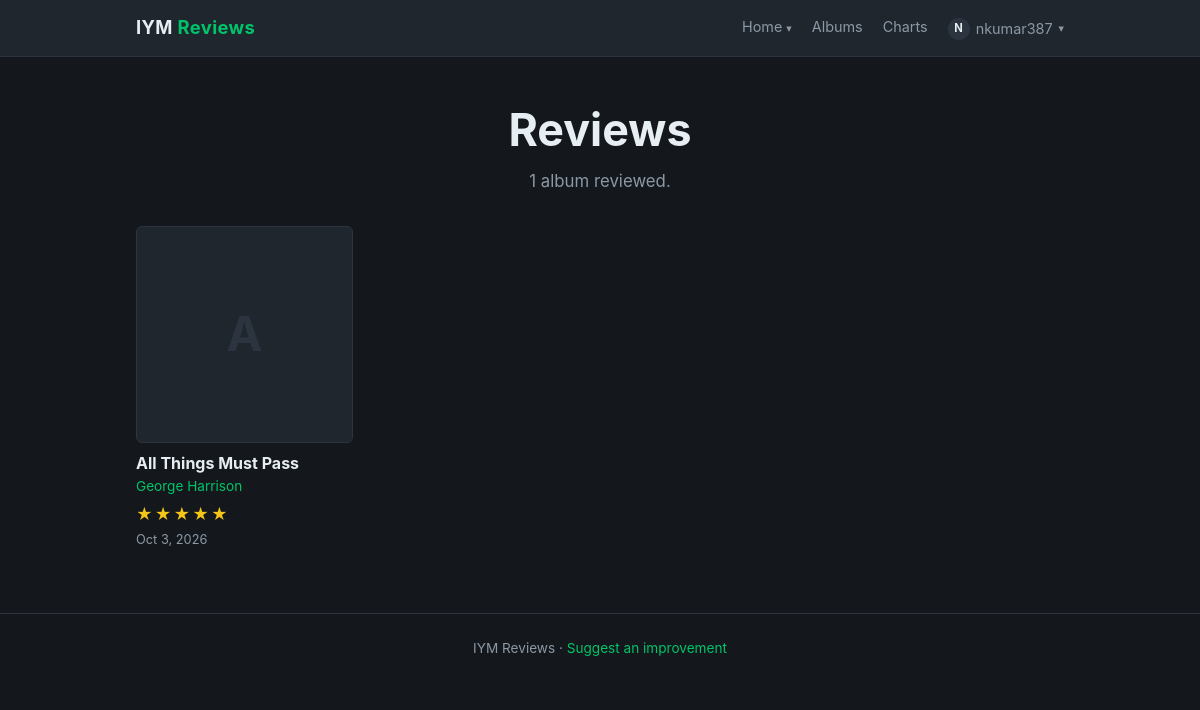
The app's page /profile/reviews/ (signed in) with its own data.
### albums/models.py (models this page shows, shortened)
class Review(models.Model):
    id = models.AutoField(primary_key=True)
    comment = models.CharField(max_length=255)
    date = models.DateTimeField(auto_now_add=True)
    album = models.ForeignKey(Album, on_delete=models.CASCADE)
    user = models.ForeignKey(User, on_delete=models.CASCADE)
    rating = models.DecimalField(max_digits=2, decimal_places=1, null = True, blank = True)  # 0 to 5 in half steps
    class Meta:
        constraints = [models.UniqueConstraint(fields=['album', 'user'], name='one_review_per_user_per_album')]

class Album(models.Model):
    id = models.AutoField(primary_key=True)
    name = models.CharField(max_length=255)
    artist = models.ForeignKey(Artist, on_delete=models.CASCADE)
    year = models.IntegerField(null=True, blank=True)
    description = models.TextField(blank=True)
    image = models.ImageField(upload_to='album_image/', blank=True)
    cover_url = models.URLField(blank=True, default='')
    mbid = models.CharField(max_length=36, unique=True, null=True, blank=True)

class Artist(models.Model):
    id = models.AutoField(primary_key=True)
    name = models.CharField(max_length=255)
    mbid = models.CharField(max_length=36, unique=True, null=True, blank=True)
    def __str__(self):
        return self.name

### profiles/views.py (the view)
# urls.py: path('reviews/', views.reviews, name = 'profiles.reviews'),
@login_required
def reviews(request):
    template_data = {}
    template_data['title'] = 'Reviews'
    template_data['reviews'] = (Review.objects.filter(user=request.user)
        .select_related('album', 'album__artist').order_by('-date'))
    return render(request, 'profiles/reviews.html', {'template_data': template_data})

### albums/templatetags/ratings.py (called while the page is built)
@register.filter
def star_states(rating):
    if rating is None:
        return []
    states = []
    for star in range(1, 6):
        if rating >= star:
            states.append('on')
        elif rating >= star - 0.5:
            states.append('half')
        else:
            states.append('off')
    return states

@register.filter
def rating_text(rating):
    return ('%.1f' % rating).rstrip('0').rstrip('.')

### profiles/templates/profiles/reviews.html
{% extends 'base.html' %}
{% block content %}
  <section class="hero hero-compact">
    <h1>Reviews</h1>
    <p>{{ template_data.reviews|length }} album{{ template_data.reviews|length|pluralize }} reviewed.</p>
  </section>
  <section>
    {% if template_data.reviews %}
      <div class="album-grid">
        {% for review in template_data.reviews %}
          {% with album=review.album %}
            <article class="album-card">
              <a href="{% url 'albums.show' id=album.id %}">
                {% include 'albums/cover.html' %}
                <h3>{{ album.name }}</h3>
              </a>
              <p class="album-meta"><a href="{% url 'albums.artist' id=album.artist.id %}">{{ album.artist }}</a></p>
              {% if review.rating is not None %}
                {% include 'albums/stars.html' with rating=review.rating label='You rated it ' %}
              {% else %}
                <p class="diary-unrated">Not rated</p>
              {% endif %}
              <p class="diary-date">{{ review.date|date:"M j, Y" }}</p>
            </article>
          {% endwith %}
        {% endfor %}
      </div>
    {% else %}
      <div class="empty">You haven't reviewed any albums yet. <a href="{% url 'albums.index' %}">Find one</a> to get started.</div>
    {% endif %}
  </section>
{% endblock %}

### albumrating/templates/base.html (shortened to what this page needs)
<!DOCTYPE html>
<html lang="en">
<head>
</head>
<body>
  <header class="navbar">
    <div class="container">
      <a class="brand" href="{% url 'home.index' %}">IYM <span>Reviews</span></a>
      <nav class="nav-links">
        <div class="dropdown">
          <a href="{% url 'home.index' %}">Home</a>
        </div>
        <a href="{% url 'albums.index' %}">Albums</a>
        <a href="{% url 'charts.index' %}">Charts</a>
        {% if user.is_authenticated %}
          <div class="dropdown">
            <a class="nav-user" href="{% url 'profiles.reviews' %}">{% include 'profiles/avatar.html' with person=user %}{{ user.username }}</a>
          </div>
        {% else %}
          <a href="{% url 'accounts.login' %}">Log in</a>
          <a href="{% url 'accounts.signup' %}">Sign up</a>
        {% endif %}
      </nav>
    </div>
  </header>
  <main class="container">
    {% block content %}{% endblock %}
  </main>
  <footer>
    <div class="container">
      IYM Reviews · <a class="footer-link" href="{% url 'feedback.index' %}">Suggest an improvement</a>
    </div>
  </footer>
</body>
</html>

### profiles/templates/profiles/avatar.html
<span class="avatar avatar-{{ size|default:'sm' }}" aria-hidden="true">{% if person.profile.avatar %}<img src="{{ person.profile.avatar.url }}" alt="" loading="lazy">{% else %}{{ person.username|slice:":1"|upper }}{% endif %}</span>

### albums/templates/albums/cover.html (shortened to what this page needs)
<div class="album-cover">
  <span aria-hidden="true">{{ album.name|slice:":1" }}</span>
</div>

### albums/templates/albums/stars.html
{% load ratings %}
<div class="review-stars" role="img" aria-label="{{ label|default:'' }}{{ rating|rating_text }} out of 5 stars">{% for state in rating|star_states %}<span class="star-{{ state }}">★</span>{% endfor %}</div>

### albumrating/templates/base.html (style rules this page uses)
:root { --bg: #14181c; --surface: #1f262d; --border: #2c3440; --text: #e6edf3; --muted: #8b98a5; --accent: #00c46a; }
* { box-sizing: border-box; }
body { margin: 0; background: var(--bg); color: var(--text); font-family: -apple-system, BlinkMacSystemFont, "Segoe UI", Roboto, Helvetica, Arial, sans-serif; line-height: 1.5; }
a { color: inherit; text-decoration: none; }
.container { max-width: 960px; margin: 0 auto; padding: 0 16px; }
.navbar { border-bottom: 1px solid var(--border); background: var(--surface); }
.navbar .container { display: flex; align-items: center; justify-content: space-between; height: 56px; }
.brand { font-size: 1.15rem; font-weight: 700; letter-spacing: 0.02em; }
.brand span { color: var(--accent); }
.nav-links { display: flex; gap: 20px; font-size: 0.9rem; color: var(--muted); }
.dropdown { position: relative; }
.dropdown > a::after { content: "▾"; margin-left: 4px; font-size: 0.75em; }
.hero { padding: 72px 0 56px; text-align: center; }
.hero h1 { margin: 0 0 12px; font-size: clamp(1.9rem, 5vw, 2.8rem); line-height: 1.15; }
.hero p { margin: 0 auto; max-width: 520px; color: var(--muted); font-size: 1.05rem; }
.album-grid { display: grid; grid-template-columns: repeat(auto-fill, minmax(180px, 1fr)); gap: 20px; }
.album-card h3 { margin: 10px 0 2px; font-size: 1rem; line-height: 1.3; }
.album-card > a { display: block; }
.album-cover { display: flex; align-items: center; justify-content: center; aspect-ratio: 1; background: var(--surface); border: 1px solid var(--border); border-radius: 6px; font-size: 3rem; font-weight: 700; color: var(--border); }
.album-cover { position: relative; overflow: hidden; }
.album-meta { margin: 0 0 6px; font-size: 0.85rem; color: var(--accent); }
.diary-unrated, .diary-date { margin: 0; font-size: 0.8rem; color: var(--muted); }
.footer-link { color: var(--accent); }
.avatar { display: inline-flex; align-items: center; justify-content: center; flex: none; overflow: hidden; vertical-align: middle; background: var(--border); border-radius: 50%; color: var(--text); font-weight: 700; line-height: 1; }
.avatar-sm { width: 22px; height: 22px; font-size: 0.7rem; margin-right: 4px; }
.nav-user { display: inline-flex; align-items: center; gap: 2px; }
.hero-compact { padding: 48px 0 32px; }
.star-on { color: #f5c518; }
.review-stars { margin: 0 0 4px; font-size: 1rem; letter-spacing: 2px; }
footer { margin-top: 64px; padding: 24px 0; border-top: 1px solid var(--border); text-align: center; font-size: 0.85rem; color: var(--muted); }

### records on screen
Review: album.name "All Things Must Pass", album.artist "George Harrison", rating 5 (drawn), date "Oct 3, 2026"

### other values on screen
{{ person.username|slice:":1"|upper }} "N"
{{ user.username }} "nkumar387"
{{ template_data.reviews|length }} "1"
